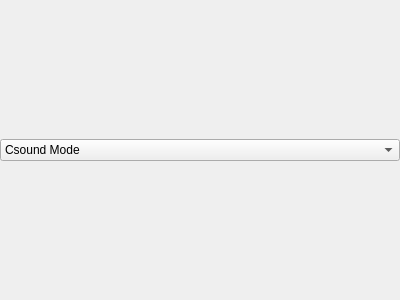
<?xml version="1.0" encoding="UTF-8"?>
<ui version="4.0">
 <class>LiveCodeEditor</class>
 <widget class="QWidget" name="LiveCodeEditor">
  <property name="geometry">
   <rect>
    <x>0</x>
    <y>0</y>
    <width>400</width>
    <height>300</height>
   </rect>
  </property>
  <property name="windowTitle">
   <string>Form</string>
  </property>
  <layout class="QVBoxLayout" name="verticalLayout">
   <property name="spacing">
    <number>0</number>
   </property>
   <property name="leftMargin">
    <number>0</number>
   </property>
   <property name="topMargin">
    <number>0</number>
   </property>
   <property name="rightMargin">
    <number>0</number>
   </property>
   <property name="bottomMargin">
    <number>0</number>
   </property>
   <item>
    <widget class="QComboBox" name="modeComboBox">
     <item>
      <property name="text">
       <string>Csound Mode</string>
      </property>
     </item>
     <item>
      <property name="text">
       <string>Python Mode</string>
      </property>
     </item>
    </widget>
   </item>
  </layout>
 </widget>
 <resources/>
 <connections/>
</ui>
